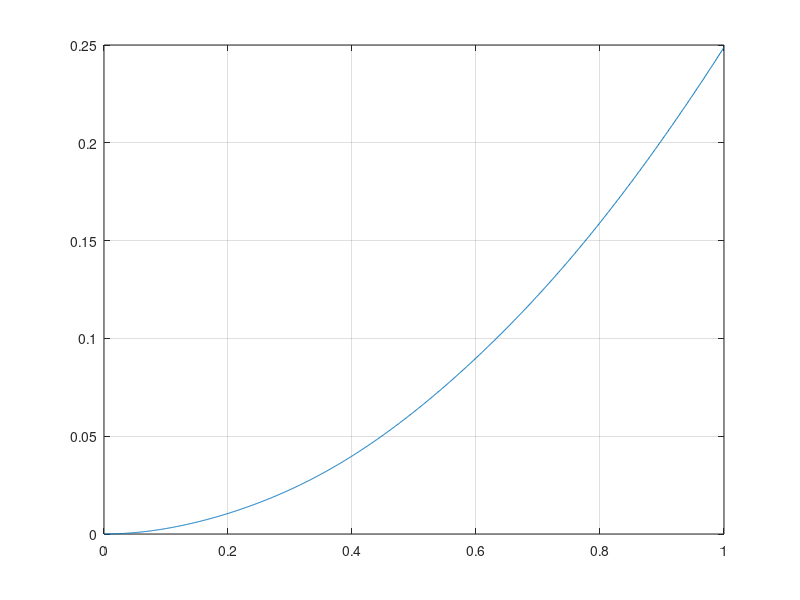

The MATLAB source for this figure: (Note: this script raises an error after producing the figure.)
%%
% Copyright &copy; 2020, Nicola Zimmermann, Munich \n
% All rights reserved. \n
% 
% This file is part of EVAA.
% 
% EVAA is free software: you can redistribute it and/or modify \n
% it under the terms of the GNU General Public  License as published by \n
% the Free Software Foundation, either version 3 of the License, or \n
% (at your option) any later version. \n
% 
% EVAA is distributed in the hope that it will be useful, \n
% but WITHOUT ANY WARRANTY; without even the implied warranty of \n
% MERCHANTABILITY or FITNESS FOR A PARTICULAR PURPOSE.  See the \n
% GNU General Public License for more details. \n
% 
% You should have received a copy of the GNU General Public License \n
% along with EVAA.  If not, see <a
% href="http://www.gnu.org/licenses/">http://www.gnu.org/licenses/</a>.
% 
% Additional permission under GNU GPL version 3 section 7
% 
% If you modify this Program, or any covered work, by linking or combining it
% with Intel Math Kernel Libraries(MKL) (or a modified version of that
% library), containing parts covered by the terms of the license of the MKL,
% the licensors of this Program grant you additional permission to convey the
% resulting work.
% 
% DESCRIPTION
% This file is used to compute displacements/ rotations
% of the 11-Dof 2-track-model
% with a backward Euler time integration scheme 
% for linear spring stiffness

%%
% clc;
clear;
% close all;
format long e;
% Dynamic Backward Euler problem 
%%%%%%%%%%%%%%%%%%%%%%%%%%%%%%%%%%%%%%%%%%%%%%%%
k_body_fl=28e3*0.69;
k_tyre_fl=260e3;%260
k_body_fr=28e3*0.69;
k_tyre_fr=260e3;
k_body_rl=16e3*0.82;
k_tyre_rl=260e3;
k_body_rr=16e3*0.82;
k_tyre_rr=260e3;
l_long_fl=1.395;
l_long_fr=1.395;
l_long_rl=1.596;
l_long_rr=1.596;
l_lat_fl=2*0.8458;
l_lat_fr=2*0.8458;
l_lat_rl=2*0.84;
l_lat_rr=2*0.84;
mass_Body=1936;
I_body_xx=640;
I_body_yy=4800;
mass_wheel_fl=145/2;
mass_tyre_fl=0;
mass_wheel_fr=145/2;
mass_tyre_fr=0;
mass_wheel_rl=135/2;
mass_tyre_rl=0;
mass_wheel_rr=135/2;
mass_tyre_rr=0;
%%%%%%%%%%%%%%%%%%%%%%%%%%%%%%%%%%%%%%%%%%%%%%%%
tend=1;
no_timesteps=1000;
u_init=0;
du_init=0;
%%%%%%%%%%%%%%%%%%%%%%%%%%%%%%%%%%%%%%%%%%%%%%%%
% System Mono
M=diag([mass_Body, I_body_xx, I_body_yy, mass_wheel_fl, mass_tyre_fl, mass_wheel_fr, mass_tyre_fr, mass_wheel_rl, mass_tyre_rl, mass_wheel_rr, mass_tyre_rr]);
K=[k_body_fl+k_body_fr+k_body_rl+k_body_rr, k_body_fl*l_lat_fl-k_body_fr*l_lat_fr+k_body_rl*l_lat_rl-k_body_rr*l_lat_rr, -k_body_fl*l_long_fl-k_body_fr*l_long_fr+k_body_rl*l_long_rl+k_body_rr*l_long_rr,  -k_body_fl, 0, -k_body_fr, 0, -k_body_rl, 0, -k_body_rr, 0;
   0  l_lat_fl*l_lat_fl*k_body_fl+l_lat_fr*l_lat_fr*k_body_fr+l_lat_rl*l_lat_rl*k_body_rl+l_lat_rr*l_lat_rr*k_body_rr, -l_long_fl*l_lat_fl*k_body_fl+l_lat_fr*l_long_fr*k_body_fr+l_long_rl*l_lat_rl*k_body_rl-l_long_rr*l_lat_rr*k_body_rr, -l_lat_fl*k_body_fl, 0, l_lat_fr*k_body_fr, 0, -l_lat_rl*k_body_rl, 0, l_lat_rr*k_body_rr, 0;
   0 0 l_long_fl*l_long_fl*k_body_fl+l_long_fr*l_long_fr*k_body_fr+l_long_rl*l_long_rl*k_body_rl+l_long_rr*l_long_rr*k_body_rr, l_long_fl*k_body_fl, 0 l_long_fr*k_body_fr 0 -l_long_rl*k_body_rl 0 -l_long_rr*k_body_rr 0; 
   0 0 0 k_body_fl+k_tyre_fl -k_tyre_fl 0 0 0 0 0 0;
   0 0 0 0 k_tyre_fl 0 0 0 0 0 0;
   0 0 0 0 0 k_body_fr+k_tyre_fr -k_tyre_fr 0 0 0 0;
   0 0 0 0 0 0 k_tyre_fr 0 0 0 0;
   0 0 0 0 0 0 0 k_body_rl+k_tyre_rl -k_tyre_rl 0 0;
   0 0 0 0 0 0 0 0 k_tyre_rl 0 0;
   0 0 0 0 0 0 0 0 0 k_body_rr+k_tyre_rr -k_tyre_rr;
   0 0 0 0 0 0 0 0 0 0 k_tyre_rr];
K=K+K'-diag(diag(K));
D = K *0;
%%%%%%%%%%%%%%%%%%%%%%%%%%%%%%%%%%%%%%%%%%%%%%%%
% Allocate memory
dim_system = length(M);
t=zeros(no_timesteps+1,1);
u_sol=zeros(1000+1,dim_system);
u_n_p_1=zeros(dim_system,1);
%%%%%%%%%%%%%%%%%%%%%%%%%%%%%%%%%%%%%%%%%%%%%%%%
h=1/no_timesteps;
%%%%%%%%%%%%%%%%%%%%%%%%%%%%%%%%%%%%%%%%%%%%%%%%
u_n=[u_init; zeros(dim_system-1,1)];
u_n_m_1=u_n-h*[du_init; zeros(dim_system-1,1)];
A=((1/(h*h))*M+(1/h)*D+K);
B=((2/(h*h))*M+(1/h)*D);
f_n_p_1=[1.1e3; zeros(dim_system-1,1)];
%%%%%%%%%%%%%%%%%%%%%%%%%%%%%%%%%%%%%%%%%%%%%%%%
% Time loop
j=2;
tic
for i = h:h:tend
    rhs = (B*u_n-((1/(h*h))*M)*u_n_m_1+f_n_p_1);
    u_n_p_1 = A\rhs;
    t(j)=i;   
    u_sol(j,:) = u_n_p_1;
    u_n_m_1 = u_n;
    u_n = u_n_p_1;
    j = j+1;
end
toc
final_displacement = u_n_p_1;
%%%%%%%%%%%%%%%%%%%%%%%%%%%%%%%%%%%%%%%%%%%%%%%%
% Some plots
figure();
plot(t,u_sol(:,1)); grid on;
%plot(t,u_sol_red(:,1)); grid on;
% legend;
disp(u_sol(end,1:3))

writematrix([t,u_sol],'Matlab_11Dof_1.dat','Delimiter',',');